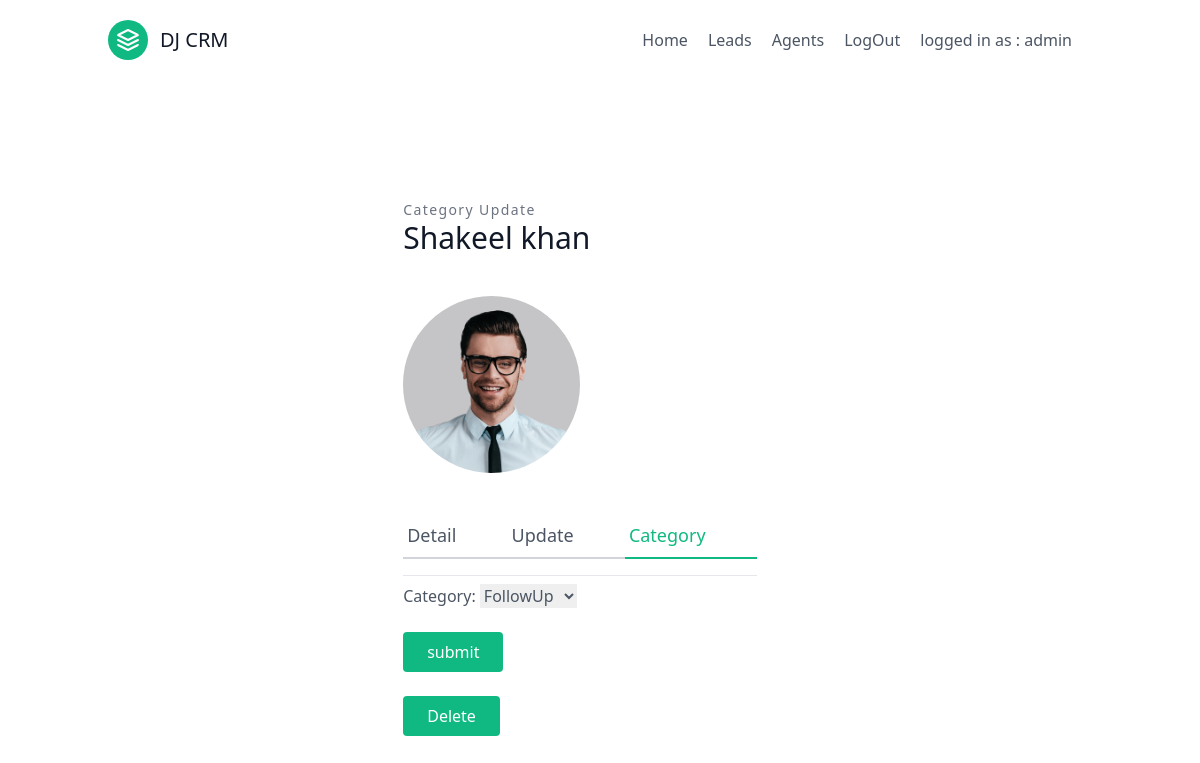
The page /leads/category/update/1/ (signed in) on the database its author committed.
### leads/models.py (models this page shows, shortened)
class User(AbstractUser):
    is_orgnaizer = models.BooleanField(default=False , null=True )
    is_agent = models.BooleanField(default=False , null=True )

class Lead(models.Model):
    SOURCE_CHOICES = (
        ('Facebook','Facebook'),
        ('Google','Google'),
        ('Youtube','Youtube'),
        ('Twitter','Twitter'),
    )
    first_name = models.CharField(max_length=255)
    last_name = models.CharField(max_length=255)
    age = models.IntegerField()
    sources = models.CharField(choices=SOURCE_CHOICES,max_length=255)
    agent = models.ForeignKey ("Agent", null=True, blank=True, on_delete=models.SET_NULL)
    organization = models.ForeignKey ("UserProfile", null=True, blank=True, on_delete=models.SET_NULL)
    category = models.ForeignKey ("Category", related_name="leads" , null=True, blank=True, on_delete=models.SET_NULL)
    date = models.DateTimeField(auto_now_add=True)
    discription = models.TextField(max_length=255)
    phone = models.CharField(max_length=255)
    email = models.EmailField()
    photo = models.ImageField(upload_to='profile_pictures/',null=True, blank=True)

### leads/views.py (the view, shortened to what this page needs)
# urls.py: path('category/update/<int:pk>/', views.CategoryUpdateView.as_view() , name = 'category_update'),
class CategoryUpdateView(LoginRequiredMixin,UpdateView):
    template_name = 'category/category_update.html'
    form_class = CategoryForm
    def get_queryset(self):
        user = self.request.user
        if user.is_orgnaizer:
            queryset = Lead.objects.filter(organization=user.userprofile)
        else :
            queryset = Lead.objects.filter(organization=user.agent.organization)
            queryset = queryset.filter(agent__user=self.request.user)
        return queryset

### leads/forms.py
class CategoryForm(forms.ModelForm):
    class Meta:
        model = Lead
        fields = (
            'category',
        )

### leads/models.py (called while the page is built)
    def __str__(self):
        return f"{self.name}"

### leads/templates/category/category_update.html (shortened to what this page needs)
{% extends 'base.html' %}
{% load tailwind_filters %}
{% block content %}
<section class=" text-gray-600 body-font overflow-hidden">
    <div class="container px-5 py-24 mx-auto">
      <div class="lg:w-4/5 mx-auto flex flex-wrap">
        <div class="lg:w-1/2 mx-auto w-full lg:pr-10 lg:py-6 mb-6 lg:mb-0">
          <h2 class="text-sm title-font text-gray-500 tracking-widest">Category Update </h2>
          <h1 class="text-gray-900 text-3xl title-font font-medium mb-4"> {{lead.first_name}} {{lead.last_name}}</h1>
          <img alt="ecommerce" class="lg:w-1/2 w-full lg:h-auto   object-cover object-center rounded-full mt-10 mb-10" src="{{lead.photo.url}}">
          <div class="flex mb-4">
            <a class="flex-grow border-b-2 border-gray-300 py-2 text-lg px-1" href="{% url 'lead_detail' lead.pk %}">Detail</a>
            <a class="flex-grow border-b-2 border-gray-300 py-2 text-lg px-1" href="{% url 'lead_update' lead.pk %}">Update</a>
            <a class="flex-grow text-green-500 border-b-2 border-green-500 py-2 text-lg px-1" href="{% url 'category_update' lead.pk %}">Category</a>
          </div>
          <div class="flex border-t border-gray-200 py-2">
            <form action="" method="POST" enctype="multipart/form-data">
              {{form|crispy}}
               <button type="submit" name="" class="flex mt-6 mr-auto text-white bg-green-500 border-0 py-2 px-6 focus:outline-none hover:bg-green-600 rounded">submit</button>
            </form>
          </div>
          <div class="flex">
            <button class=" mr-auto text-white bg-green-500 border-0 mt-4 py-2 px-6 focus:outline-none hover:bg-green-600 rounded"><a href="{% url 'lead_delete' lead.pk %}"> Delete</a></button>
          </div>
        </div>
      </div>
    </div>
  </section>
{% endblock %}

### templates/includes/navebar.html
<header class="text-gray-600 body-font">
    <div class="container mx-auto flex flex-wrap p-5 flex-col md:flex-row items-center">
      <a class="flex title-font font-medium items-center text-gray-900 mb-4 md:mb-0">
        <svg xmlns="http://www.w3.org/2000/svg" fill="none" stroke="currentColor" stroke-linecap="round" stroke-linejoin="round" stroke-width="2" class="w-10 h-10 text-white p-2 bg-green-500 rounded-full" viewBox="0 0 24 24">
          <path d="M12 2L2 7l10 5 10-5-10-5zM2 17l10 5 10-5M2 12l10 5 10-5"></path>
        </svg>
        <span class="ml-3 text-xl">DJ CRM</span>
      </a>
      <nav class="md:ml-auto flex flex-wrap items-center text-base justify-center">
        <a class="mr-5 hover:text-gray-900" href="{% url 'home'%}">Home</a>
        {% if request.user.is_authenticated  %}
        <a class="mr-5 hover:text-gray-900" href="{% url 'lead_list' %}">Leads</a>
        {% if request.user.is_orgnaizer %}
          <a class="mr-5 hover:text-gray-900" href="{% url 'agent_list'%}">Agents</a>
        {% endif %}
          <a class="mr-5 hover:text-gray-900" href = "{% url 'logout'%}">LogOut</a>
          <a class="mr-5 hover:text-gray-900">logged in as : {{request.user.username}}</a>
        {% else %}
          <a class="mr-5 hover:text-gray-900"  href = "{% url 'signup'%}">Signup</a>
          <a class="mr-5 hover:text-gray-900" href = "{% url 'login'%}" >Login</a>
        {% endif %}
      </nav>
    </div>
  </header>

### rows shown on the page
User: user.username "admin"
Lead: first_name "Shakeel", last_name "khan", photo (picture), category "FollowUp"
